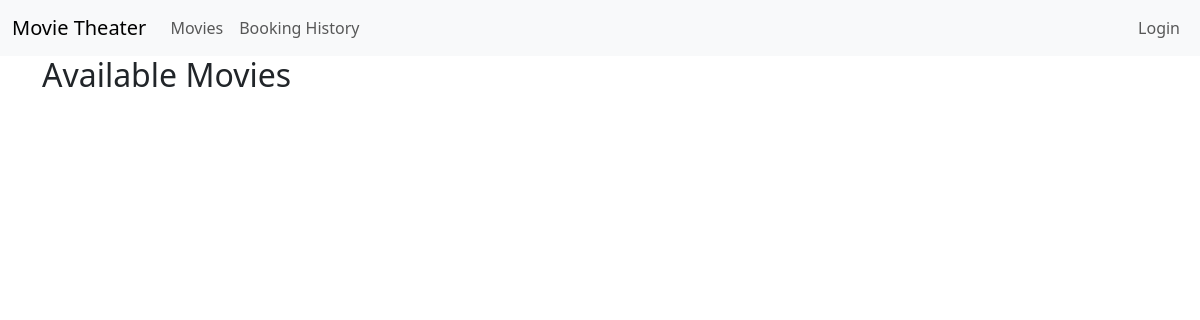
/, run on an earlier commit of the app's database.
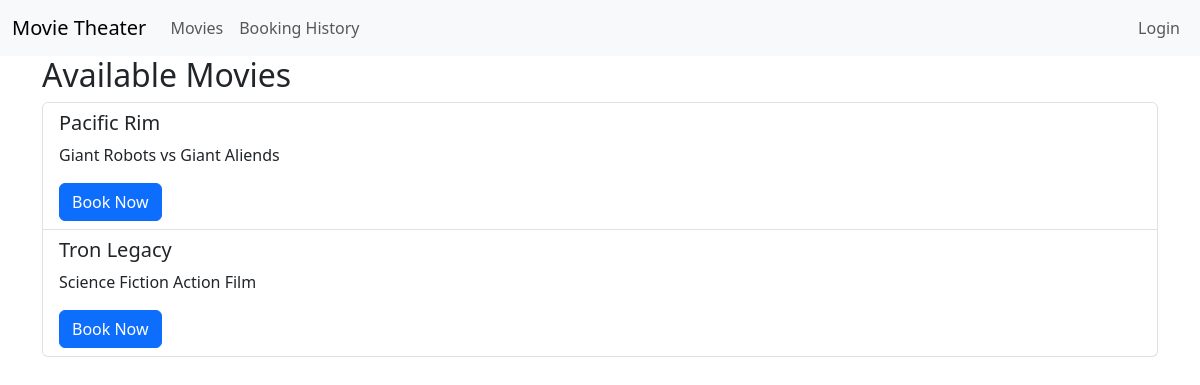
And on a later commit of the database.
### bookings/models.py (models this page shows)
class Movie(models.Model):
    title = models.CharField(max_length=200)
    description = models.TextField()
    release_date = models.DateField()
    duration = models.DurationField()

### bookings/views.py (the view)
# urls.py: path('', movie_list, name='movie_list'),
def movie_list(request):
    movies = Movie.objects.all()
    return render(request, 'bookings/movie_list.html', {'movies': movies})

### bookings/templates/bookings/movie_list.html (shortened to what this page needs)
{% extends 'bookings/base.html' %}
{% block content %}
<h2>Available Movies</h2>
<ul class="list-group">
    {% for movie in movies %}
    <li class="list-group-item">
        <h5>{{ movie.title }}</h5>
        <p>{{ movie.description }}</p>
        <a href="{% url 'seat_booking' movie.id %}" class="btn btn-primary">Book Now</a>
    </li>
    {% endfor %}
</ul>
{% endblock %}

What changed in the data, as far as the page shows it:
added Movie: title "Pacific Rim", description "Giant Robots vs Giant Aliends"
added Movie: title "Tron Legacy", description "Science Fiction Action Film"
